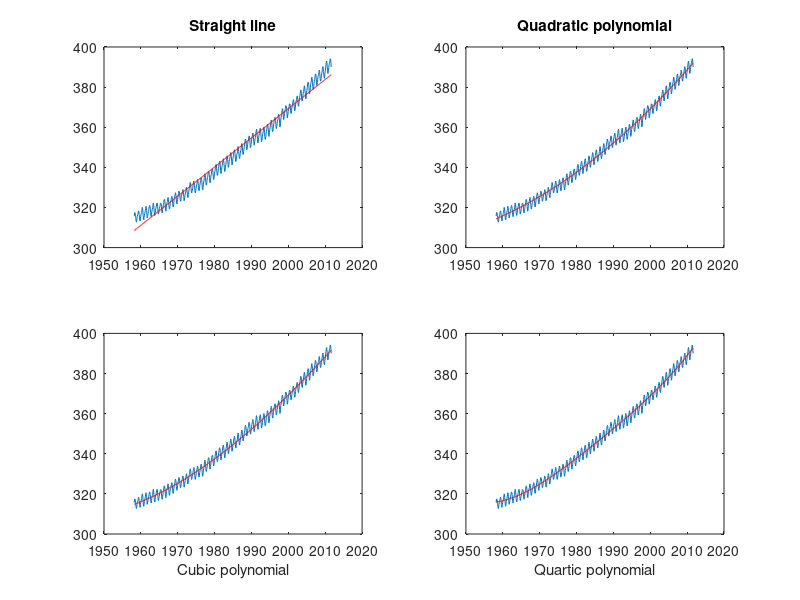
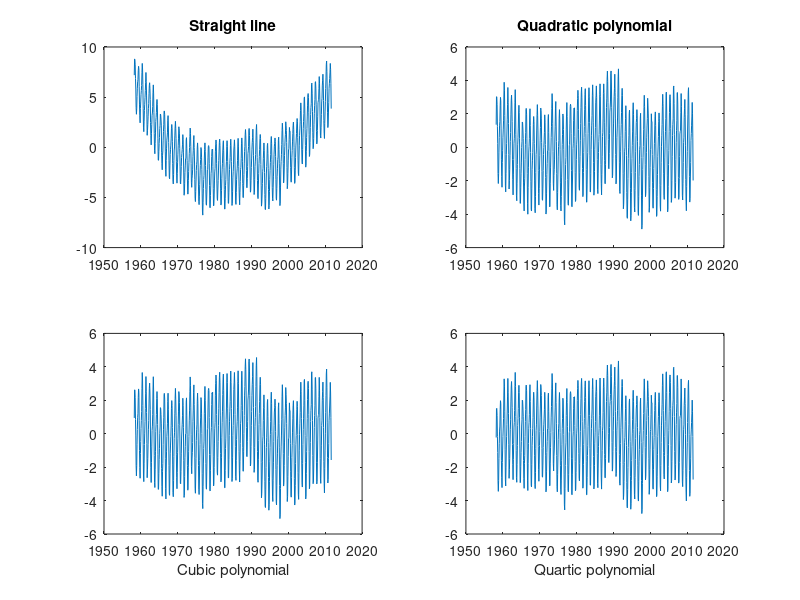

These figures' MATLAB source, in order:
co2=load('co2_mm_mlo.txt');
t=co2(:,3);
conc=co2(:,5);

p1=polyfit(t,conc,1)
subplot(2,2,1)
plot(t,conc)
hold on
plot(t,polyval(p1,t),'r')
title('Straight line')
hold off

p2=polyfit(t,conc,2)
subplot(2,2,2)
plot(t,conc)
hold on
plot(t,polyval(p2,t),'r')
title('Quadratic polynomial')
hold off

p3=polyfit(t,conc,3)
subplot(2,2,3)
plot(t,conc)
hold on
plot(t,polyval(p3,t),'r')
xlabel('Cubic polynomial')
hold off

p4=polyfit(t,conc,4)
subplot(2,2,4)
plot(t,conc)
hold on
plot(t,polyval(p4,t),'r')
xlabel('Quartic polynomial')
hold off

print('pfits.eps','-deps')

subplot(2,2,1)
plot(t,conc-polyval(p1,t))
title('Straight line')
subplot(2,2,2)
plot(t,conc-polyval(p2,t))
title('Quadratic polynomial')
subplot(2,2,3)
plot(t,conc-polyval(p3,t))
xlabel('Cubic polynomial')
subplot(2,2,4)
plot(t,conc-polyval(p4,t))
xlabel('Quartic polynomial')

print('pres.eps','-deps')

norm(conc-polyval(p1,t))
norm(conc-polyval(p2,t))
norm(conc-polyval(p3,t))
norm(conc-polyval(p4,t))